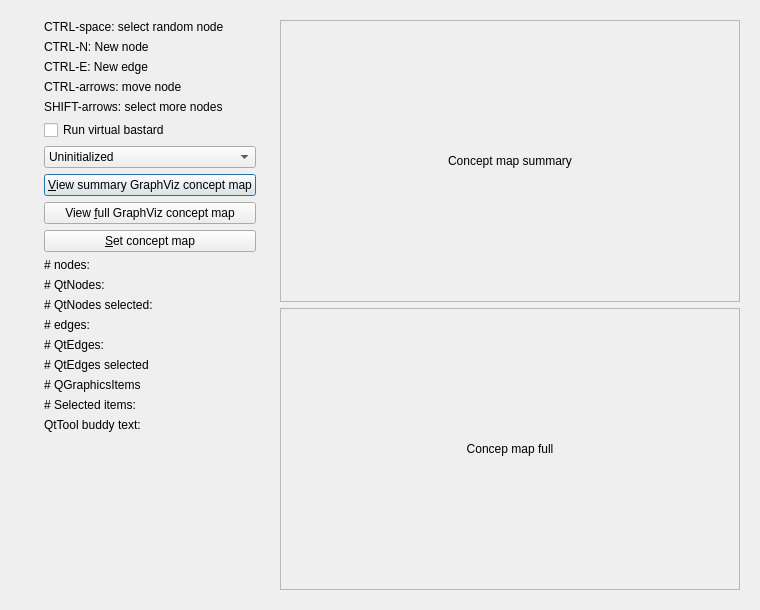
<?xml version="1.0" encoding="UTF-8"?>
<ui version="4.0">
 <class>QtTestConceptMapDialog</class>
 <widget class="QDialog" name="QtTestConceptMapDialog">
  <property name="geometry">
   <rect>
    <x>0</x>
    <y>0</y>
    <width>760</width>
    <height>610</height>
   </rect>
  </property>
  <property name="windowTitle">
   <string>Test ConceptMapEditWidget</string>
  </property>
  <layout class="QHBoxLayout" name="horizontalLayout">
   <item>
    <widget class="QWidget" name="widget" native="true">
     <layout class="QVBoxLayout" name="verticalLayout_2"/>
    </widget>
   </item>
   <item>
    <widget class="QWidget" name="widget_menu" native="true">
     <property name="enabled">
      <bool>true</bool>
     </property>
     <layout class="QVBoxLayout" name="verticalLayout">
      <item>
       <widget class="QLabel" name="label_ctrl_space">
        <property name="text">
         <string>CTRL-space: select random node</string>
        </property>
       </widget>
      </item>
      <item>
       <widget class="QLabel" name="label_new_node">
        <property name="text">
         <string>CTRL-N: New node</string>
        </property>
       </widget>
      </item>
      <item>
       <widget class="QLabel" name="label_new_edge">
        <property name="text">
         <string>CTRL-E: New edge</string>
        </property>
       </widget>
      </item>
      <item>
       <widget class="QLabel" name="label_move_node">
        <property name="text">
         <string>CTRL-arrows: move node</string>
        </property>
       </widget>
      </item>
      <item>
       <widget class="QLabel" name="label_select_more_nodes">
        <property name="text">
         <string>SHIFT-arrows: select more nodes</string>
        </property>
       </widget>
      </item>
      <item>
       <widget class="QCheckBox" name="box_run_virtual_bastard">
        <property name="text">
         <string>Run virtual bastard</string>
        </property>
       </widget>
      </item>
      <item>
       <widget class="QComboBox" name="box_mode">
        <property name="currentIndex">
         <number>2</number>
        </property>
        <item>
         <property name="text">
          <string>Edit</string>
         </property>
        </item>
        <item>
         <property name="text">
          <string>Rate</string>
         </property>
        </item>
        <item>
         <property name="text">
          <string>Uninitialized</string>
         </property>
        </item>
       </widget>
      </item>
      <item>
       <widget class="QPushButton" name="button_view_graphviz_summary">
        <property name="text">
         <string>&amp;View summary GraphViz concept map</string>
        </property>
       </widget>
      </item>
      <item>
       <widget class="QPushButton" name="button_view_graphviz_full">
        <property name="text">
         <string>View &amp;full GraphViz concept map</string>
        </property>
       </widget>
      </item>
      <item>
       <widget class="QPushButton" name="button_set_concept_map">
        <property name="text">
         <string>&amp;Set concept map</string>
        </property>
       </widget>
      </item>
      <item>
       <widget class="QLabel" name="label_n_nodes">
        <property name="text">
         <string># nodes:</string>
        </property>
       </widget>
      </item>
      <item>
       <widget class="QLabel" name="label_n_qtnodes">
        <property name="text">
         <string># QtNodes:</string>
        </property>
       </widget>
      </item>
      <item>
       <widget class="QLabel" name="label_n_qtnodes_selected">
        <property name="text">
         <string># QtNodes selected:</string>
        </property>
       </widget>
      </item>
      <item>
       <widget class="QLabel" name="label_n_edges">
        <property name="text">
         <string># edges:</string>
        </property>
       </widget>
      </item>
      <item>
       <widget class="QLabel" name="label_n_qtedges">
        <property name="text">
         <string># QtEdges:</string>
        </property>
       </widget>
      </item>
      <item>
       <widget class="QLabel" name="label_n_qtedges_selected">
        <property name="text">
         <string># QtEdges selected</string>
        </property>
       </widget>
      </item>
      <item>
       <widget class="QLabel" name="label_n_items">
        <property name="text">
         <string># QGraphicsItems</string>
        </property>
       </widget>
      </item>
      <item>
       <widget class="QLabel" name="label_n_items_selected">
        <property name="text">
         <string># Selected items:</string>
        </property>
       </widget>
      </item>
      <item>
       <widget class="QLabel" name="label_qttool_buddy_text">
        <property name="text">
         <string>QtTool buddy text:</string>
        </property>
       </widget>
      </item>
      <item>
       <spacer name="verticalSpacer">
        <property name="orientation">
         <enum>Qt::Vertical</enum>
        </property>
        <property name="sizeHint" stdset="0">
         <size>
          <width>20</width>
          <height>63</height>
         </size>
        </property>
       </spacer>
      </item>
     </layout>
    </widget>
   </item>
   <item>
    <widget class="QWidget" name="widget_2" native="true">
     <layout class="QVBoxLayout" name="verticalLayout_3">
      <item>
       <widget class="QScrollArea" name="scrollArea">
        <property name="widgetResizable">
         <bool>true</bool>
        </property>
        <widget class="QWidget" name="scrollAreaWidgetContents">
         <property name="geometry">
          <rect>
           <x>0</x>
           <y>0</y>
           <width>437</width>
           <height>280</height>
          </rect>
         </property>
         <layout class="QGridLayout" name="gridLayout">
          <item row="0" column="0">
           <widget class="QLabel" name="image_concept_map_summary">
            <property name="text">
             <string>Concept map summary</string>
            </property>
            <property name="alignment">
             <set>Qt::AlignCenter</set>
            </property>
           </widget>
          </item>
         </layout>
        </widget>
       </widget>
      </item>
      <item>
       <widget class="QScrollArea" name="scrollArea_2">
        <property name="widgetResizable">
         <bool>true</bool>
        </property>
        <widget class="QWidget" name="scrollAreaWidgetContents_2">
         <property name="geometry">
          <rect>
           <x>0</x>
           <y>0</y>
           <width>437</width>
           <height>280</height>
          </rect>
         </property>
         <layout class="QGridLayout" name="gridLayout_2">
          <item row="0" column="0">
           <widget class="QLabel" name="image_concept_map_full">
            <property name="text">
             <string>Concep map full</string>
            </property>
            <property name="alignment">
             <set>Qt::AlignCenter</set>
            </property>
           </widget>
          </item>
         </layout>
        </widget>
       </widget>
      </item>
     </layout>
    </widget>
   </item>
  </layout>
 </widget>
 <resources/>
 <connections/>
</ui>
